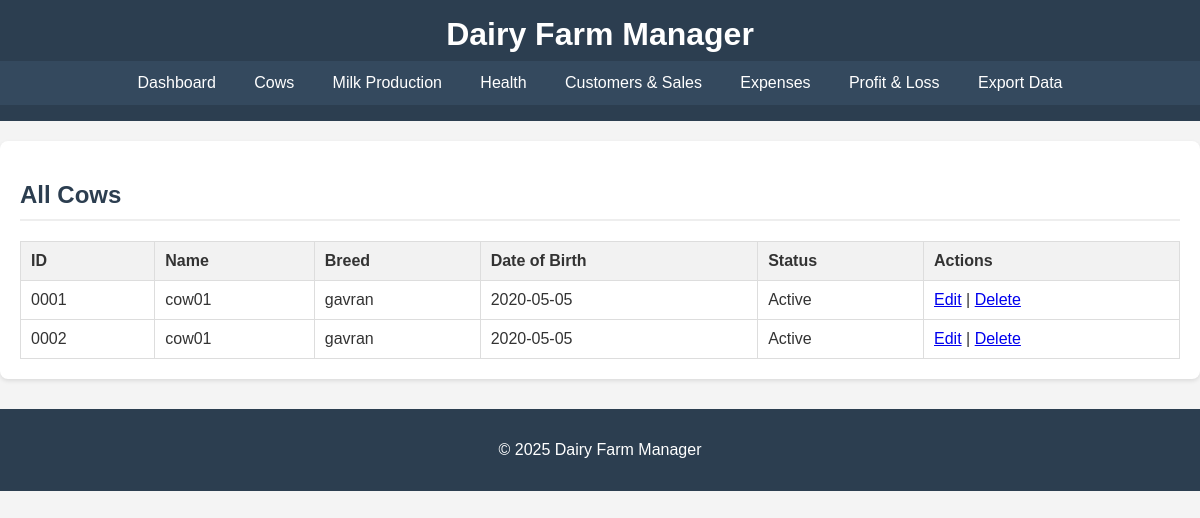
Page /cows on the committed database.
### models.py (models this page shows, shortened)
class Cow(db.Model):
    id = db.Column(db.Integer, primary_key=True)
    cow_id = db.Column(db.String(50), unique=True, nullable=False) # Unique ID/Name
    name = db.Column(db.String(100), nullable=False)
    breed = db.Column(db.String(100))
    date_of_birth = db.Column(db.Date)
    status = db.Column(db.String(50), default='active') # e.g., 'active', 'sold', 'deceased'
    milk_productions = db.relationship('MilkProduction', backref='cow', lazy=True)
    health_records = db.relationship('HealthRecord', backref='cow', lazy=True)

### app.py (the view)
@app.route('/cows')
def view_cows():
    cows = Cow.query.all()
    return render_template('view_cows.html', cows=cows)

### app.py (called while the page is built)
@app.context_processor
def inject_common_variables(): # Renamed from inject_today for clarity, but old name works too
    return {
        'today': date.today(),
        'now': datetime.now # <--- ADD THIS LINE
    }

### templates/view_cows.html (shortened to what this page needs)
{% extends 'base.html' %}
{% block content %}
<h2>All Cows</h2>
{% if cows %}
    <table>
        <thead>
            <tr>
                <th>ID</th>
                <th>Name</th>
                <th>Breed</th>
                <th>Date of Birth</th>
                <th>Status</th>
                <th>Actions</th>
            </tr>
        </thead>
        <tbody>
            {% for cow in cows %}
            <tr>
                <td>{{ cow.cow_id }}</td>
                <td>{{ cow.name }}</td>
                <td>{{ cow.breed if cow.breed else 'N/A' }}</td>
                <td>{{ cow.date_of_birth.strftime('%Y-%m-%d') if cow.date_of_birth else 'N/A' }}</td>
                <td>{{ cow.status.capitalize() }}</td>
                <td>
                    <a href="#">Edit</a> | <a href="#">Delete</a>
                </td>
            </tr>
            {% endfor %}
        </tbody>
    </table>
{% else %}
    <p>No cows registered yet. <a href="{{ url_for('add_cow') }}">Add one now</a>.</p>
{% endif %}
{% endblock %}

### static/css/style.css (style rules this page uses)
body { font-family: Arial, sans-serif; margin: 0; padding: 0; background-color: #f4f4f4; color: #333; }
h2, h3 { color: #2c3e50; border-bottom: 2px solid #eee; padding-bottom: 10px; margin-bottom: 20px; }
table { width: 100%; border-collapse: collapse; margin-top: 20px; }
table th, table td { border: 1px solid #ddd; padding: 10px; text-align: left; }
table th { background-color: #f2f2f2; font-weight: bold; }

### rows in the picture
Cow: cow_id "0001", name "cow01", breed "gavran", date_of_birth "2020-05-05", status "Active"
Cow: cow_id "0002", name "cow01", breed "gavran", date_of_birth "2020-05-05", status "Active"
